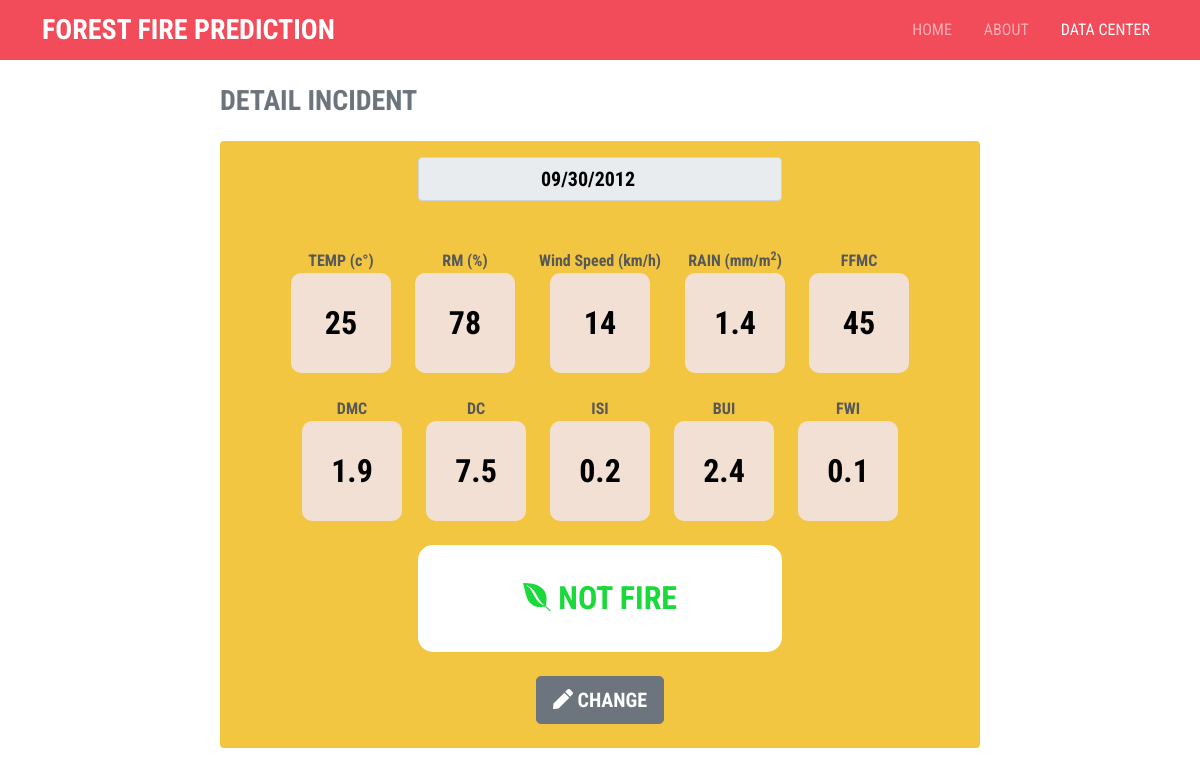
Page /detail.php?i=133 on the committed database.
### tables this page shows
CREATE TABLE IF NOT EXISTS `datacenter` (
  `id` int(11) NOT NULL AUTO_INCREMENT,
  `tanggal` date NOT NULL,
  `temprature` float NOT NULL,
  `rm` float NOT NULL,
  `windspeed` float NOT NULL,
  `rain` float NOT NULL,
  `ffmc` float NOT NULL,
  `dmc` float NOT NULL,
  `dc` float NOT NULL,
  `isi` float NOT NULL,
  `bui` float NOT NULL,
  `fwi` float NOT NULL,
  `incident` varchar(256) NOT NULL,
  PRIMARY KEY (`id`)
);

### system.php (called while the page is built, shortened)
<?php
$con = mysqli_connect("localhost", "root", "", "kebakaran-nn") or die("Koneksi Gagal !!");
function query($sql): array
{
    global $con;
    $query = mysqli_query($con, $sql);
    $rows = array();
    while ($arr = mysqli_fetch_row($query)) {
        $rows[] = $arr;
    }
    return $rows;
}

### detail.php (the view, shortened to what this page needs)
<!doctype html>
<html lang="en">
<head>
  <link href="https://cdn.jsdelivr.net/npm/bootstrap@5.1.3/dist/css/bootstrap.min.css" rel="stylesheet">
  <link rel="stylesheet" href="app.css">
</head>
<body>
  <?php
  include "./template/navbar.php";
  require "./system.php";
  $data = query("SELECT * FROM datacenter WHERE id = " . $_GET['i'] . " ")[0];
  ?>
  <div class="container">
    <div class="row justify-content-center my-4">
      <div class="col-md-8 px-0">
        <h3 class="m-0 fw-bold text-secondary">DETAIL INCIDENT</h3>
      </div>
      <div class="col-md-8 rounded px-3 pt-3 mt-4 predict-page">
        <form action="" class="mb-4" method="POST">
          <div class="d-flex justify-content-center mb-4">
            <div class="input-group w-50 mb-4">
              <input type="date" name="tgl" class="form-control text-center fs-5" placeholder="DATE" readonly value="<?= $data[1]; ?>">
            </div>
          </div>
          <div class="d-flex justify-content-center gap-4 mb-4 flex-wrap">
            <div class="base">
              <p class="m-0 fw-bold text-center text-2">TEMP (c&#176;)</p>
              <input type="number" name="temp" value="<?= $data[2]; ?>" class="basic-form-control" min="22" max="42" step=".0" placeholder="42" readonly>
            </div>
            <div class="base">
              <p class="m-0 fw-bold text-center text-2">RM (%)</p>
              <input type="number" name="rm" value="<?= $data[3]; ?>" class="basic-form-control" min="21" max="90" placeholder="90" readonly>
            </div>
            <div class="base">
              <p class="m-0 fw-bold text-center text-2">Wind Speed (km/h)</p>
              <input type="number" name="ws" value="<?= $data[4]; ?>" class="basic-form-control" min="6" max="29" placeholder="29" readonly>
            </div>
            <div class="base">
              <p class="m-0 fw-bold text-center text-2">RAIN (mm/m<sup>2</sup>)</p>
              <input type="number" name="rain" value="<?= $data[5]; ?>" class="basic-form-control" min="0" max="16.8" step="0.01" placeholder="16,8" readonly>
            </div>
            <div class="base">
              <p class="m-0 fw-bold text-center text-2">FFMC</p>
              <input type="number" name="ffmc" value="<?= $data[6]; ?>" class="basic-form-control" min="28.6" max="92.5" step="0.01" placeholder="92,5" readonly>
            </div>
            <div class="base">
              <p class="m-0 fw-bold text-center text-2">DMC</p>
              <input type="number" name="dmc" value="<?= $data[7]; ?>" class="basic-form-control" min="1.1" max="65.9" step="0.01" placeholder="65,9" readonly>
            </div>
            <div class="base">
              <p class="m-0 fw-bold text-center text-2">DC</p>
              <input type="number" name="dc" value="<?= $data[8]; ?>" class="basic-form-control" min="7" max="220.4" step="0.01" placeholder="220,4" readonly>
            </div>
            <div class="base">
              <p class="m-0 fw-bold text-center text-2">ISI</p>
              <input type="number" name="isi" value="<?= $data[9]; ?>" class="basic-form-control" min="0" max="18.5" step="0.01" placeholder="18,5" readonly>
            </div>
            <div class="base">
              <p class="m-0 fw-bold text-center text-2">BUI</p>
              <input type="number" name="bui" value="<?= $data[10]; ?>" class="basic-form-control" min="1.1" max="68" step="0.01" placeholder="68" readonly>
            </div>
            <div class="base">
              <p class="m-0 fw-bold text-center text-2">FWI</p>
              <input type="number" name="fwi" value="<?= $data[11]; ?>" class="basic-form-control" min="0" max="31.1" step="0.01" placeholder="31,1" readonly>
            </div>
          </div>
          <?php
          if ($data[12] == 0) {
            echo '
                    <div class="d-flex justify-content-center">
                      <div class="result py-4">
                        <h3 class="no-fire"><i class="fab fa-envira"></i> NOT FIRE</h3>
                      </div>
                    </div>
                  ';
          }
          ?>
          <div class="d-flex justify-content-center mt-4">
            <a href="update.php?i=<?= $data[0] ?>" class="btn btn-lg btn-secondary fw-bold"><i class="fas fa-pen"></i>
              CHANGE</a>
          </div>
        </form>
      </div>
    </div>
  </div>
</body>
</html>

### app.css (style rules this page uses)
* { font-family: 'Roboto Condensed', sans-serif !important; }
.text-2 { color: #585858; }
.predict-page { background: #f2c641; text-align: center; }
.predict-page form input { background: #f2e0d5; color: black !important; font-weight: bold; }
.predict-page form input.basic-form-control { height: 100px; width: 100px; border-radius: 10px; border: none; font-size: 2rem; text-align: center; }
.result { background: white; border-radius: 15px; width: 50%; }
.result h3.no-fire { font-weight: bold; font-size: 2rem; color: #1ad93a; margin: 10px 0; }

### rows in the picture
datacenter: tgl "09/30/2012", temp "25", rm "78", ws "14", rain "1.4", ffmc "45", dmc "1.9", dc "7.5", isi "0.2", bui "2.4", fwi "0.1"
